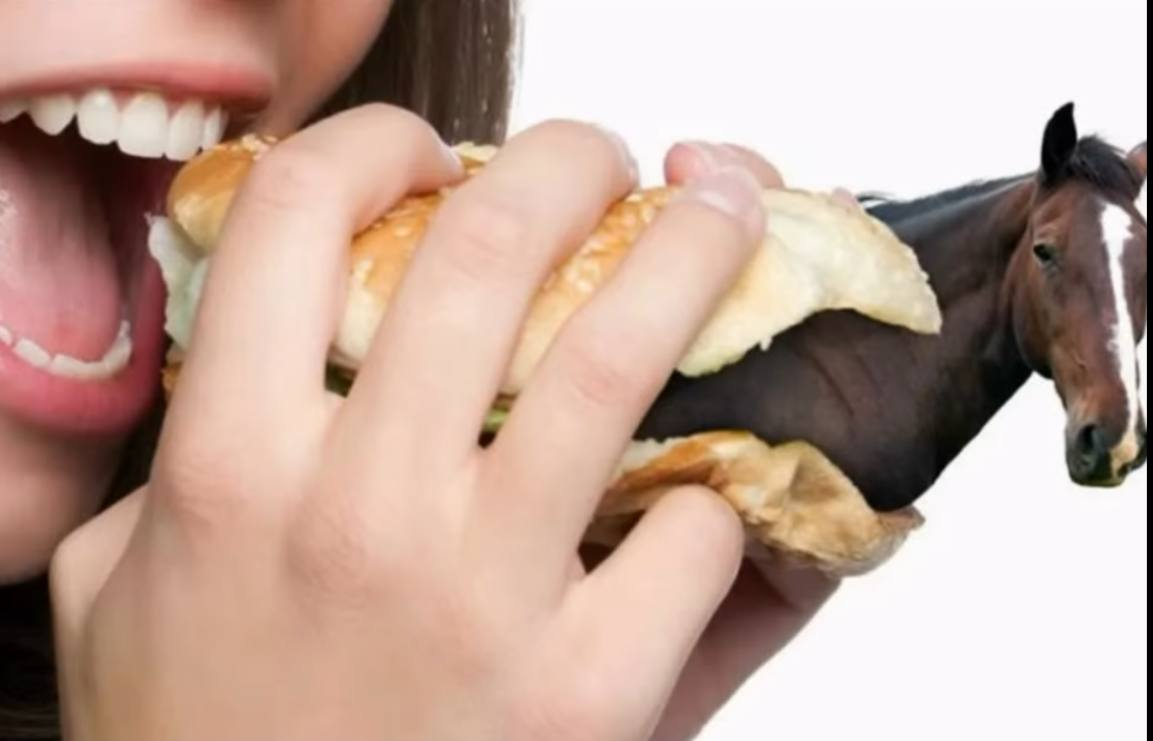
#> input picture labs/lab1/sample_image.jpg, 1153 x 741 px
$ python lab1.py
#> lines starting #> are read from the running program, lines starting #| are printed output that depends on the picture
#!/usr/bin/env python
# coding: utf-8

# Костин Арсений, 8Е21, вариант 3.

# Для 1 лаб работы по CV необходимо реализовать базовый минимум операций над изображениями
# Входное изображение в формате (RGB, не чёрно-белое)
# 1. Фильтры
# <br>1.1 Медианный фильтр
# <br>1.2 Фильтр гаусса
# 2. Морфологические операции
# <br>2.1 Эрозия
# <br>2.2 Дилатация
# 3. Прочие операции
# <br>3.1 пороговая бинаризация (для rgb и grayscale изображения)
# <br>3.2 выравнивание гистограммы
# <br>3.3 поворот изображений на угол кратный 90 градусов
#
#
# Использовать методы OpenCV для реализации операций нельзя. Допустимы только методы cv2.imread() и cv2.imshow(). Все методы должны быть реализованы вручную.

# In[302]:


import numpy as np
import cv2
import matplotlib
import matplotlib.pyplot as plt
import random
#from PIL import Image
from IPython.display import Image
get_ipython().run_line_magic('matplotlib', 'inline')
import math

import os
print(os.getcwd())


# In[303]:


image1=cv2.imread('sample_image.jpg')
#> image1 is the input picture: shape (741, 1153, 3); mean B, G, R 152.7, 165.2, 192.2
image2=cv2.imread('sample_image2.png')
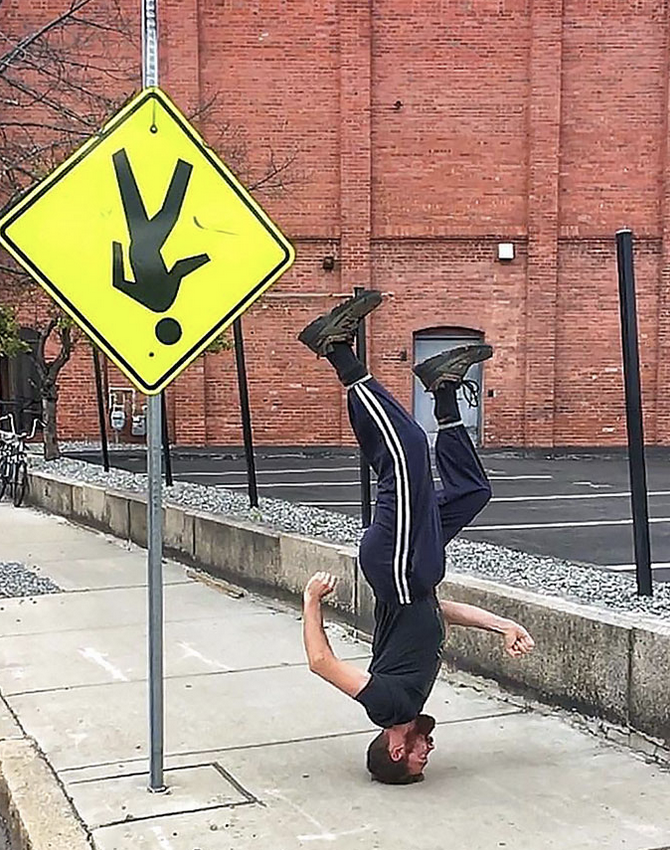
#> input picture labs/lab1/sample_image2.png, 670 x 850 px
#> image2 is the input picture: shape (850, 670, 3); mean B, G, R 125.3, 141.5, 164.9
image3=cv2.imread('sample_image3.png')
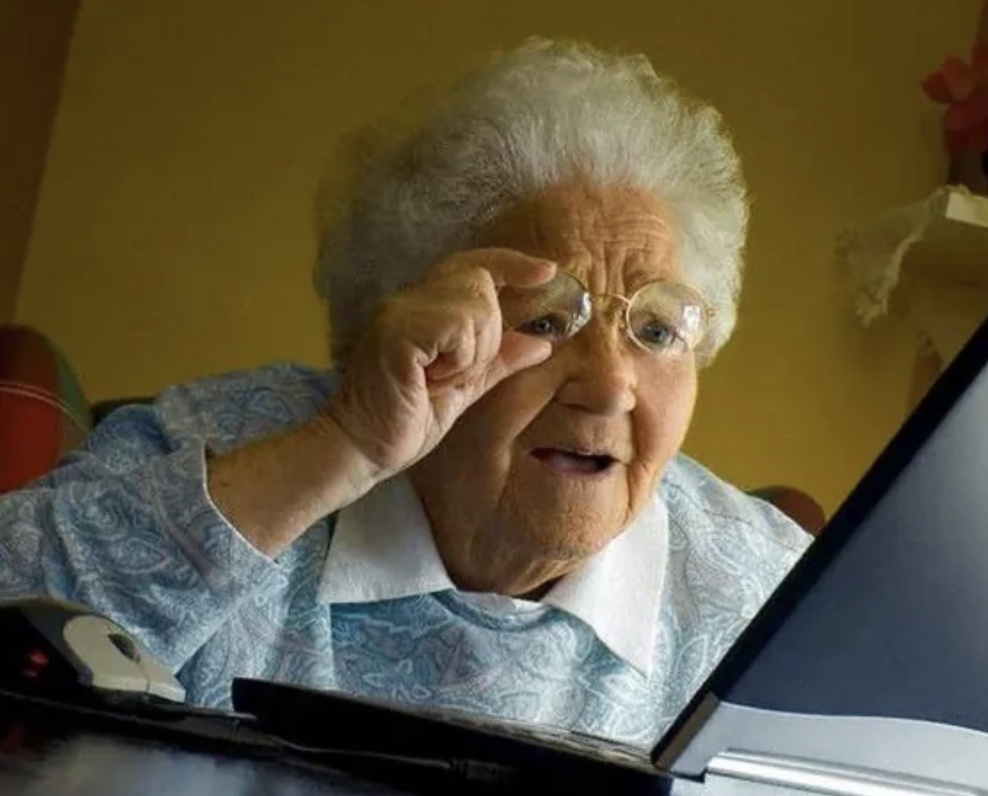
#> input picture labs/lab1/sample_image3.png, 988 x 796 px
#> image3 is the input picture: shape (796, 988, 3); mean B, G, R 64.2, 87.4, 96.8


# In[304]:


plt.imshow(image1)
#> (this line was passed over: IPython is not available in this run)


# In[305]:


image1_RGB = cv2.cvtColor(image1, cv2.COLOR_BGR2RGB)


# In[306]:


plt.imshow(image1_RGB)
#> (this line was passed over: IPython is not available in this run)


# In[307]:


print(image1_RGB)
#> (printed output is left out)


# # 1. ФИЛЬТРЫ

# ### 1.1 Медианный фильтр

# Медианный фильтр - один из методов борьбы с "шумами". Суть заключается в том, что создается "окно" для проверки. Внутри окна элементы упорядочиваются по возрастанию/убыванию. Как медианное значение берется число в середине этого окна. Если таких чисел несколько, то берется среднее значение двух чисел посередине окна. Если рассмотреть одномерный массив как объект, к котрому будет применен фильтр:
# (Используя пример из википедии: https://ru.wikipedia.org/wiki/%D0%9C%D0%B5%D0%B4%D0%B8%D0%B0%D0%BD%D0%BD%D1%8B%D0%B9_%D1%84%D0%B8%D0%BB%D1%8C%D1%82%D1%80)
# <p>
# Пусть есть одномерный массив x = [2 80 6 3]
# Пусть окно проверки будет размером 3, обозначено круглыми скобками
#
# 1 итерация: (2 80 6)
# упорядочить
# (2 6 80) = медианное значение 6 = выход итерации = 6
#
# 2 итерация: (80 6 3)
# упорядочить
# (3 6 80) = медианное значение 6 = выход итерации 6
#
# Алогритм выполнен, выход фильтра [6 6], потеряны 2 элемента. Тренд сохраняется и при других размерах "окна". Таким образом: (длина окна - 1)/2 = количество потерянных элементов с одного края. То есть, в нашем случае были потеряны первый и последний элементы исходного массива. Продублируем элементы. Получаем:
# [2 2 80 6 3 3]
# Применим к исправленному исходному массиву медианный фильтр
#
# 1 итерация: (2 2 80)
# упорядочить
# (2 2 80) = медианное значение 2 = выход итерации = 2
#
# 2 итерация: (2 80 6)
# упорядочить
# (2 6 80) = медианное значение 6 = выход итерации = 6
#
# 3 итерация: (80 6 3)
# упорядочить
# (3 6 80) = медианное значение 6 = выход итерации = 6
#
# 4 итерация: (6 3 3)
# упорядочить
# (3 3 6) = медианное значение 3 = выход итерации = 3
#
# Выход функции [2 6 6 3]. Значения были существенно сглажены.
#
# Стоит упомянуть, что размер окна так же может быть четным. Но даже в одномерных массивах возникают определенные трудности по его применению. Например, можно брать левое медианное значение в окне, можно брать правое, существует путь с применением среднего арифметического обоих чисел и округленное для целого числа. Для проверки алгоритмических способностей фильтра в текущей задаче это будет избыточно. </p>
#

# In[308]:


def median_1d(arr_initial, aperture):
#> called with aperture = 3
    if aperture % 2 != 0:
        if aperture != 1:
            arr = [arr_initial[0]] + arr_initial + [arr_initial[-1]]
        else:
            arr = arr_initial
        curr_start = 0
        result = []
        for i in range(len(arr) - (aperture - 1)):
            curr_slice = arr[i : (aperture - 1 + i)+1]
            curr_slice = sorted(curr_slice)
            print(curr_slice)
            result.append(curr_slice[aperture // 2])
        return result

    else:
        print("Используйте окно нечетного размера")

print(median_1d([1,2,3,4,5], 3))

# [12 lines of commented-out code are left out]


print(median_1d([2,80,6,3], 3))


# Результат совпал. Проверим при окне размером 1.

# In[310]:


print(median_1d([2,80,6,3], 1))


# <p>
# Смысла делать с окном ноль нет, не берется медианы.
# <p>
# Рассмотрим двумерный массив.
# <p>
# По сути алгоритм тот же, но в двумерном пространстве.
# <p>
# Берем окно квадратного размера, по сути матрицу меньшего порядка, чем изначальную. При этом рекомендация брать нечетную размерность аргументируется схожим образом как для одномерных массивов. Проходим этим окном по изображению. На каждой итерации разворачиваем текущий минор в ряд и применяем медианный фильтр. После этого заменяем центральный элемент минора на медианное значение от всех элеемнтов внутри этого минора - то есть, стоящее по середине отсортированного ряда.
# <p>
# Зададим матрицу:

# In[311]:


sample_matrix = []
for i in range(100):
    temp_row = []
    for j in range(100):
        temp_row.append(random.randint(1,100))
    sample_matrix.append(temp_row)
for i in sample_matrix:
    print(i)


# Первый минор, размер 3:

# In[312]:


sample_matrix = np.array(sample_matrix)
minor_size = 3
sample_matrix_minor = sample_matrix[0:minor_size, 0:minor_size]
for i in sample_matrix_minor:
    print(i)


# Развернем и возьмем медианное значение

# In[313]:


unfolded_minor = np.reshape(sample_matrix_minor, (1,minor_size**2))
print(unfolded_minor)
print("Сортируем")
print(np.sort(unfolded_minor))
median_value = int(np.median(unfolded_minor))
print("Медианное значение =", median_value)


# Присвоим центральному элементу минора его же медианное значение

# In[314]:


sample_matrix_minor[(minor_size//2)][(minor_size//2)] = median_value
print(minor_size//2)
for i in sample_matrix_minor:
    print(i)


# Отлично, все работает. Теперь попробуем применить фильтр ко всей этой матрице:

# In[315]:


sample_matrix_median = sample_matrix.copy()
sample_matrix_median = np.pad(sample_matrix_median, (minor_size-1)//2)
for rows in range (sample_matrix.shape[1] - minor_size + 1):
    for columns in range(sample_matrix.shape[0] - minor_size + 1):

        current_minor = sample_matrix[rows:rows+minor_size, columns:columns+minor_size]
        print(current_minor)

        current_minor = np.reshape(current_minor, (1,current_minor.shape[0]**2))
        current_minor = np.sort(current_minor)
        print(current_minor)

        median_value = int(np.median(current_minor))
        print(median_value)

        sample_matrix_median[rows + minor_size//2][columns + minor_size//2] = median_value
for i in sample_matrix_median:
    print(i)


# In[316]:


#> (the run stopped early here; a loop or call above may not have finished)
